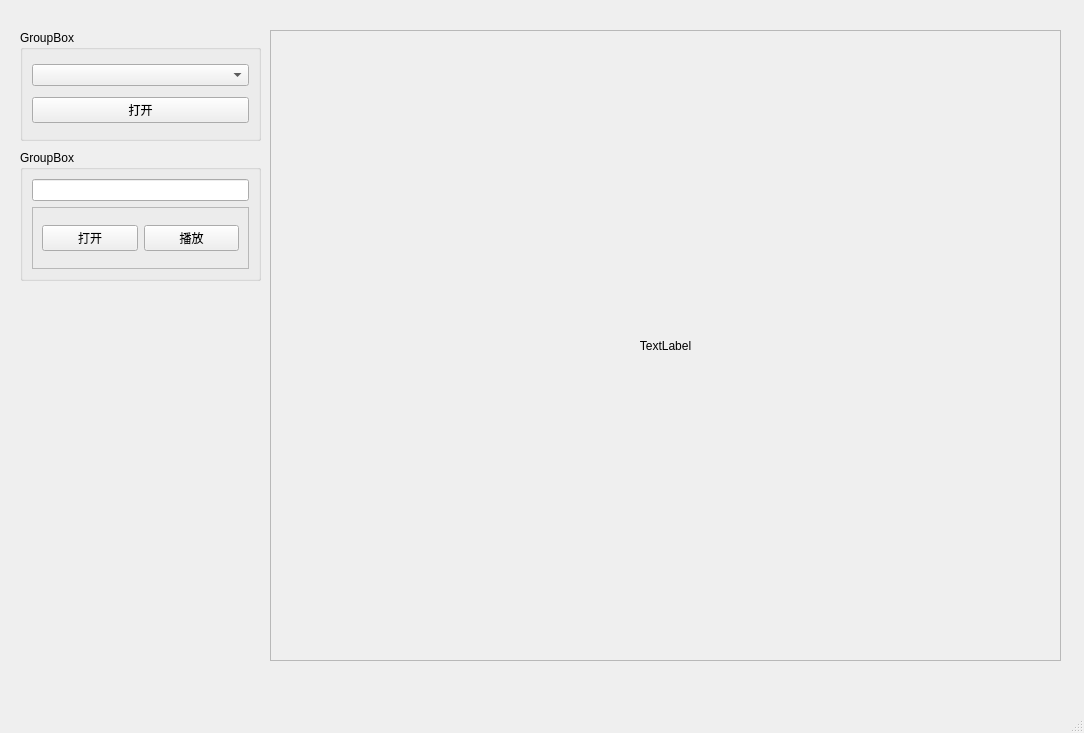
<?xml version="1.0" encoding="UTF-8"?>
<ui version="4.0">
 <class>MainWindow</class>
 <widget class="QMainWindow" name="MainWindow">
  <property name="geometry">
   <rect>
    <x>0</x>
    <y>0</y>
    <width>1084</width>
    <height>733</height>
   </rect>
  </property>
  <property name="windowTitle">
   <string>MainWindow</string>
  </property>
  <widget class="QWidget" name="centralwidget">
   <widget class="QGroupBox" name="groupBox">
    <property name="geometry">
     <rect>
      <x>20</x>
      <y>30</y>
      <width>241</width>
      <height>111</height>
     </rect>
    </property>
    <property name="title">
     <string>GroupBox</string>
    </property>
    <layout class="QVBoxLayout" name="verticalLayout_3">
     <item>
      <widget class="QComboBox" name="m_cmb_cam_name"/>
     </item>
     <item>
      <widget class="QPushButton" name="m_btn_open_camera">
       <property name="text">
        <string>打开</string>
       </property>
       <property name="checkable">
        <bool>true</bool>
       </property>
      </widget>
     </item>
    </layout>
   </widget>
   <widget class="QFrame" name="frame">
    <property name="geometry">
     <rect>
      <x>270</x>
      <y>30</y>
      <width>791</width>
      <height>631</height>
     </rect>
    </property>
    <property name="frameShape">
     <enum>QFrame::StyledPanel</enum>
    </property>
    <property name="frameShadow">
     <enum>QFrame::Raised</enum>
    </property>
    <layout class="QVBoxLayout" name="verticalLayout">
     <item>
      <widget class="QLabel" name="m_lbl_display">
       <property name="sizePolicy">
        <sizepolicy hsizetype="Preferred" vsizetype="Preferred">
         <horstretch>0</horstretch>
         <verstretch>0</verstretch>
        </sizepolicy>
       </property>
       <property name="minimumSize">
        <size>
         <width>320</width>
         <height>320</height>
        </size>
       </property>
       <property name="text">
        <string>TextLabel</string>
       </property>
       <property name="alignment">
        <set>Qt::AlignCenter</set>
       </property>
      </widget>
     </item>
    </layout>
   </widget>
   <widget class="QGroupBox" name="groupBox_2">
    <property name="geometry">
     <rect>
      <x>20</x>
      <y>150</y>
      <width>241</width>
      <height>131</height>
     </rect>
    </property>
    <property name="title">
     <string>GroupBox</string>
    </property>
    <layout class="QVBoxLayout" name="verticalLayout_2">
     <item>
      <widget class="QLineEdit" name="m_line_url"/>
     </item>
     <item>
      <widget class="QFrame" name="frame_2">
       <property name="frameShape">
        <enum>QFrame::StyledPanel</enum>
       </property>
       <property name="frameShadow">
        <enum>QFrame::Raised</enum>
       </property>
       <layout class="QHBoxLayout" name="horizontalLayout">
        <item>
         <widget class="QPushButton" name="m_btn_open_file">
          <property name="text">
           <string>打开</string>
          </property>
          <property name="checkable">
           <bool>true</bool>
          </property>
         </widget>
        </item>
        <item>
         <widget class="QPushButton" name="m_btn_play">
          <property name="text">
           <string>播放</string>
          </property>
          <property name="checkable">
           <bool>true</bool>
          </property>
         </widget>
        </item>
       </layout>
      </widget>
     </item>
    </layout>
   </widget>
  </widget>
  <widget class="QMenuBar" name="menubar">
   <property name="geometry">
    <rect>
     <x>0</x>
     <y>0</y>
     <width>1084</width>
     <height>22</height>
    </rect>
   </property>
  </widget>
  <widget class="QStatusBar" name="statusbar"/>
 </widget>
 <resources/>
 <connections/>
</ui>
